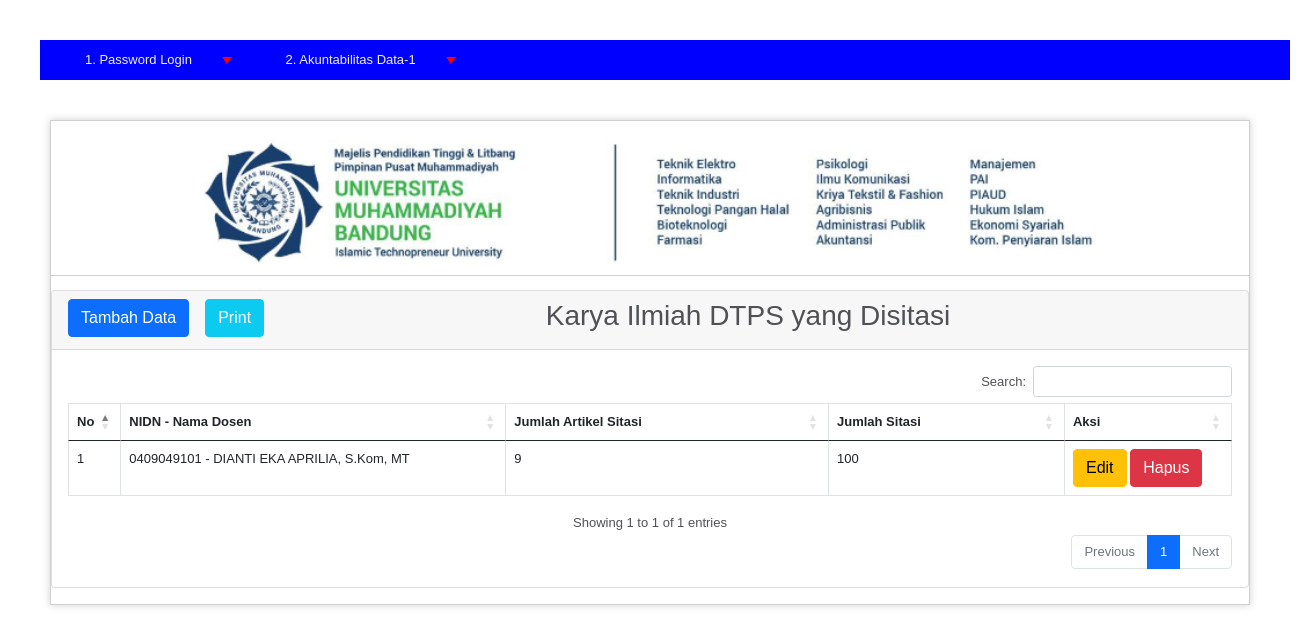
Screenshot of /index.php/C03_tb_3b5/index with the database file from the repository.
### application/controllers/C03_tb_3b5.php (called while the page is built, shortened)
<?php
class C03_tb_3b5 extends CI_Controller
{
    public function __construct()
    {
        $this->load->model("M03_tb_3b5");
        $this->load->library('form_validation');
    }
    public function index()
    {
        $data["tb_3b5"] = $this->M03_tb_3b5->getAll();
        $this->load->view("V03_tb-3b3_3b5/V03_tb_3b5_list", $data);
    }
}

### index.php (called while the page is built, shortened)
<?php
require_once BASEPATH.'core/CodeIgniter.php';

### application/models/M03_tb_3b5.php (called while the page is built, shortened)
<?php defined('BASEPATH') OR exit('No direct script access allowed');
class M03_tb_3b5 extends CI_Model
{
    private $_table = "tb-3b5";
    public function getAll()
    {
        return $this->db->get($this->_table)->result();
    }
}

### application/views/V03_tb-3b3_3b5/V03_tb_3b5_list.php (the view, shortened to what this page needs)
<!doctype html>
<html lang="en">
  <head>
    <link href="https://cdn.jsdelivr.net/npm/bootstrap@5.1.3/dist/css/bootstrap.min.css" rel="stylesheet">
    <link href="https://cdnjs.cloudflare.com/ajax/libs/twitter-bootstrap/5.0.1/css/bootstrap.min.css" rel="stylesheet">
    <link href="https://cdn.datatables.net/1.11.4/css/dataTables.bootstrap5.min.css" rel="stylesheet">
    <link href="https://cdn.datatables.net/buttons/2.2.2/css/buttons.dataTables.min.css" rel="stylesheet">
  </head>
  <body>
    <div class="card mb-3">
        <div class="card-header">
            <a href="<?php echo site_url('/C03_tb_3b5/add') ?>" class="btn btn-primary float-start">Tambah Data</a>
            <a href="<?php echo site_url('/C03_tb_3b5/print') ?>" target="_blank" href="#" class=" ms-3 btn btn-info text-white float-start">Print</a>
            <h3>Karya Ilmiah DTPS yang Disitasi</h3>
        </div>
        <div class="card-body">
            <div class="table-responsive">
                <table class="table table-hover table-bordered" id="dataTable" width="100%" cellspacing="0">
                    <thead>
                        <tr>
                            <th>No</th>
                            <th width="350">NIDN - Nama Dosen</th>
                            <th>Jumlah Artikel Sitasi</th>
                            <th>Jumlah Sitasi</th>
                            <th>Aksi</th>
                        </tr>
                    </thead>
                    <tbody>
                        <?php
                            $no = 0;
                            foreach ($tb_3b5 as $data):
                                $no++;
                        ?>
                        <tr>
                            <td width="10">
                                <?php echo $no ?>
                            </td>
                            <td>
                                <?php echo $data->nidn." - ".$data->nama_dosen ?>
                            </td>
                            <td>
                                <?php echo $data->jml_artikel_sitasi ?>
                            </td>
                            <td>
                                <?php echo $data->jumlah_sitasi ?>
                            </td>
                            <td width="150">
                                <a href="<?php echo site_url('/C03_tb_3b5/edit/'.$data->id) ?>"
                                    class="btn btn-small btn-warning"><i class="fas fa-edit"></i> Edit</a>
                                <button  onclick="deleteConfirm('<?php echo site_url('/C03_tb_3b5/delete/'.$data->id) ?>')"
                                    class="btn btn-small btn-danger"><i class="fas fa-trash"></i> Hapus</button>
                            </td>
                        </tr>
                        <?php endforeach; ?>
                    </tbody>
                </table>
            </div>
        </div>
    </div>
  </body>
</html>

### css/background_01.css (style rules this page uses)
body { background-color: #fff; margin: 40px; font: 13px/20px normal Helvetica, Arial, sans-serif; color: #4F5155; }

### rows the page displays
tb-3b5: nidn "0409049101", nama_dosen "DIANTI EKA APRILIA, S.Kom, MT", jml_artikel_sitasi "9", jumlah_sitasi "100"
